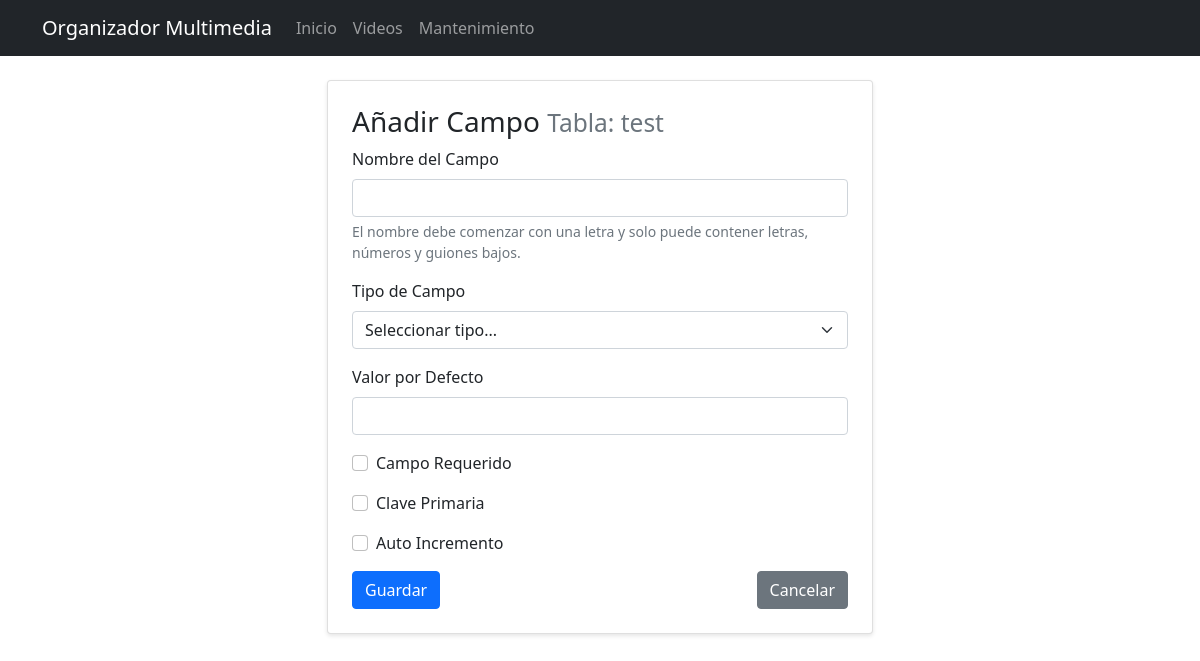
Page /tables/1/fields/add on the earlier database version.
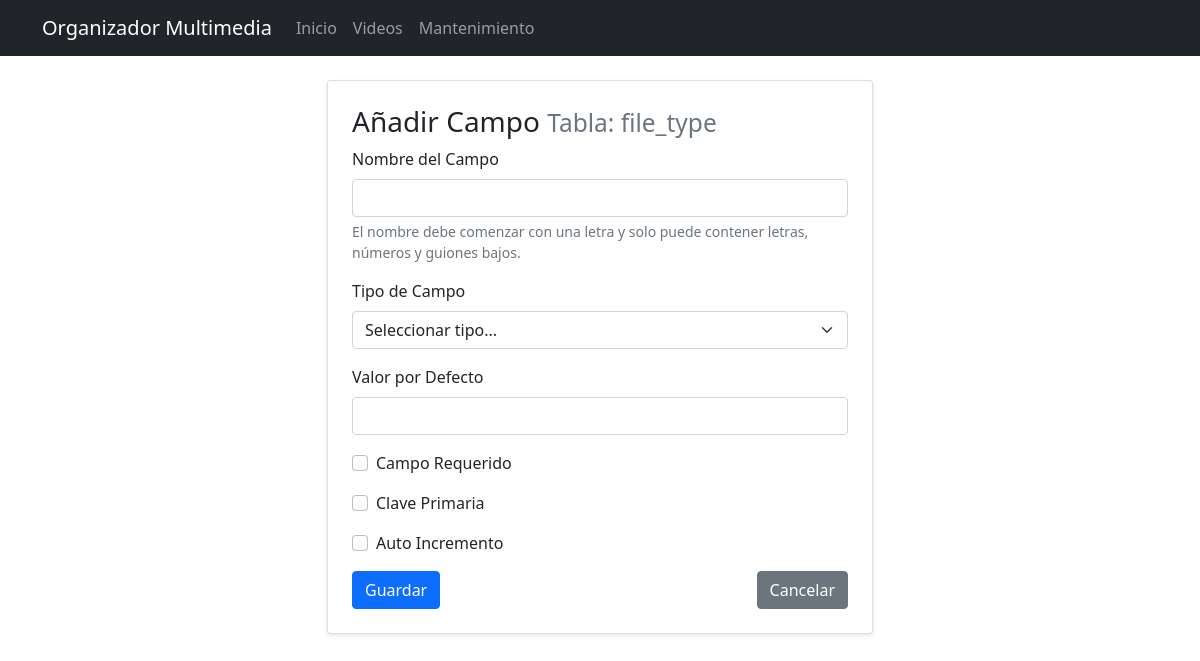
Same page on the later database version.
### app/models/database.py (models this page shows, shortened)
class DynamicTable(db.Model):
    id = db.Column(db.Integer, primary_key=True)
    name = db.Column(db.String(50), unique=True, nullable=False)
    description = db.Column(db.String(200))
    created_at = db.Column(db.DateTime, default=datetime.utcnow)
    fields = db.relationship('TableField', backref='table', lazy=True, cascade='all, delete-orphan')

### app/routes/tables.py (the view, shortened to what this page needs)
@bp.route('/<int:table_id>/fields/add', methods=['GET', 'POST'])
def add_field(table_id):
    table = DynamicTable.query.get_or_404(table_id)
    return render_template('tables/field_form.html', table=table)

### app/templates/tables/field_form.html (shortened to what the changed rows need)
{% extends "base.html" %}
{% block content %}
<div class="row">
    <div class="col-md-6 offset-md-3">
        <div class="card">
            <div class="card-body">
                <h3 class="card-title">
                    {% if field %}Editar{% else %}Añadir{% endif %} Campo
                    <small class="text-muted">Tabla: {{ table.name }}</small>
                </h3>
            </div>
        </div>
    </div>
</div>
{% endblock %}

Differences in the rows shown:
changed DynamicTable: name "test" → "file_type"
